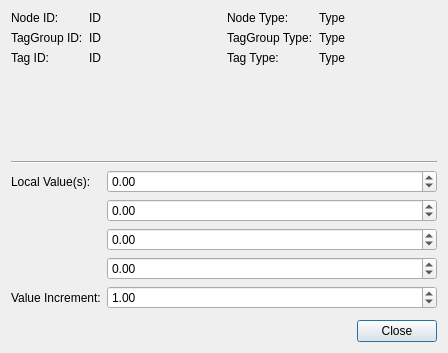
<?xml version="1.0" encoding="UTF-8"?>
<ui version="4.0">
 <class>TagValueDialog</class>
 <widget class="QDialog" name="TagValueDialog">
  <property name="geometry">
   <rect>
    <x>0</x>
    <y>0</y>
    <width>448</width>
    <height>353</height>
   </rect>
  </property>
  <property name="windowTitle">
   <string>Dialog</string>
  </property>
  <layout class="QVBoxLayout" name="verticalLayout">
   <item>
    <layout class="QHBoxLayout" name="horizontalLayout">
     <item>
      <layout class="QFormLayout" name="formLayout">
       <property name="fieldGrowthPolicy">
        <enum>QFormLayout::AllNonFixedFieldsGrow</enum>
       </property>
       <item row="0" column="0">
        <widget class="QLabel" name="label">
         <property name="text">
          <string>Node ID:</string>
         </property>
        </widget>
       </item>
       <item row="0" column="1">
        <widget class="QLabel" name="nodeIDLabel">
         <property name="text">
          <string>ID</string>
         </property>
        </widget>
       </item>
       <item row="1" column="0">
        <widget class="QLabel" name="label_3">
         <property name="text">
          <string>TagGroup ID:</string>
         </property>
        </widget>
       </item>
       <item row="1" column="1">
        <widget class="QLabel" name="tagGroupIDLabel">
         <property name="text">
          <string>ID</string>
         </property>
        </widget>
       </item>
       <item row="2" column="0">
        <widget class="QLabel" name="label_7">
         <property name="text">
          <string>Tag ID:</string>
         </property>
        </widget>
       </item>
       <item row="2" column="1">
        <widget class="QLabel" name="tagIDLabel">
         <property name="text">
          <string>ID</string>
         </property>
        </widget>
       </item>
      </layout>
     </item>
     <item>
      <layout class="QFormLayout" name="formLayout_2">
       <item row="0" column="0">
        <widget class="QLabel" name="label_14">
         <property name="text">
          <string>Node Type:</string>
         </property>
        </widget>
       </item>
       <item row="0" column="1">
        <widget class="QLabel" name="nodeTypeLabel">
         <property name="text">
          <string>Type</string>
         </property>
        </widget>
       </item>
       <item row="1" column="0">
        <widget class="QLabel" name="label_5">
         <property name="text">
          <string>TagGroup Type:</string>
         </property>
        </widget>
       </item>
       <item row="1" column="1">
        <widget class="QLabel" name="tagGroupNameLabel">
         <property name="text">
          <string>Type</string>
         </property>
        </widget>
       </item>
       <item row="2" column="0">
        <widget class="QLabel" name="label_9">
         <property name="text">
          <string>Tag Type:</string>
         </property>
        </widget>
       </item>
       <item row="2" column="1">
        <widget class="QLabel" name="tagNameLabel">
         <property name="text">
          <string>Type</string>
         </property>
        </widget>
       </item>
      </layout>
     </item>
    </layout>
   </item>
   <item>
    <widget class="Line" name="line">
     <property name="orientation">
      <enum>Qt::Horizontal</enum>
     </property>
    </widget>
   </item>
   <item>
    <layout class="QFormLayout" name="formLayout_3">
     <property name="fieldGrowthPolicy">
      <enum>QFormLayout::AllNonFixedFieldsGrow</enum>
     </property>
     <item row="0" column="0">
      <widget class="QLabel" name="label_12">
       <property name="text">
        <string>Local Value(s):</string>
       </property>
      </widget>
     </item>
     <item row="0" column="1">
      <widget class="QDoubleSpinBox" name="tagValueSpinBox_0">
       <property name="decimals">
        <number>2</number>
       </property>
       <property name="minimum">
        <double>-999999999.000000000000000</double>
       </property>
       <property name="maximum">
        <double>999999999.000000000000000</double>
       </property>
      </widget>
     </item>
     <item row="1" column="1">
      <widget class="QDoubleSpinBox" name="tagValueSpinBox_1">
       <property name="minimum">
        <double>-999999999.000000000000000</double>
       </property>
       <property name="maximum">
        <double>999999999.000000000000000</double>
       </property>
      </widget>
     </item>
     <item row="2" column="1">
      <widget class="QDoubleSpinBox" name="tagValueSpinBox_2">
       <property name="minimum">
        <double>-999999999.000000000000000</double>
       </property>
       <property name="value">
        <double>0.000000000000000</double>
       </property>
      </widget>
     </item>
     <item row="3" column="1">
      <widget class="QDoubleSpinBox" name="tagValueSpinBox_3">
       <property name="enabled">
        <bool>true</bool>
       </property>
       <property name="minimum">
        <double>-999999999.000000000000000</double>
       </property>
       <property name="maximum">
        <double>999999999.000000000000000</double>
       </property>
      </widget>
     </item>
     <item row="5" column="0">
      <widget class="QLabel" name="label_16">
       <property name="text">
        <string>Value Increment:</string>
       </property>
      </widget>
     </item>
     <item row="5" column="1">
      <widget class="QDoubleSpinBox" name="incrementSpinBox">
       <property name="maximum">
        <double>999999999.000000000000000</double>
       </property>
       <property name="value">
        <double>1.000000000000000</double>
       </property>
      </widget>
     </item>
    </layout>
   </item>
   <item>
    <widget class="QDialogButtonBox" name="buttonBox">
     <property name="orientation">
      <enum>Qt::Horizontal</enum>
     </property>
     <property name="standardButtons">
      <set>QDialogButtonBox::Close</set>
     </property>
    </widget>
   </item>
  </layout>
 </widget>
 <resources/>
 <connections>
  <connection>
   <sender>buttonBox</sender>
   <signal>accepted()</signal>
   <receiver>TagValueDialog</receiver>
   <slot>accept()</slot>
   <hints>
    <hint type="sourcelabel">
     <x>257</x>
     <y>451</y>
    </hint>
    <hint type="destinationlabel">
     <x>157</x>
     <y>274</y>
    </hint>
   </hints>
  </connection>
  <connection>
   <sender>buttonBox</sender>
   <signal>rejected()</signal>
   <receiver>TagValueDialog</receiver>
   <slot>reject()</slot>
   <hints>
    <hint type="sourcelabel">
     <x>325</x>
     <y>451</y>
    </hint>
    <hint type="destinationlabel">
     <x>286</x>
     <y>274</y>
    </hint>
   </hints>
  </connection>
 </connections>
</ui>
